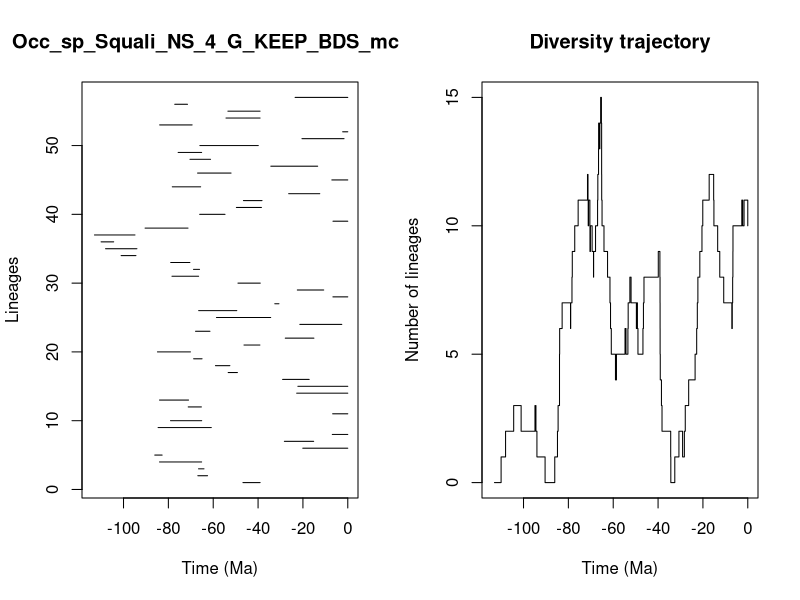

Source code (R):


pdf(file='../Results/Species_NS/5_MA_bins_EXT_EP_FT/pyrate_mcmc_logs/Occ_sp_Squali_NS_4_G_KEEP_BDS_mcmc_LTT.pdf',width=0.6*20, height=0.6*10)
title = "Occ_sp_Squali_NS_4_G_KEEP_BDS_mcmc"
ts=c(46.74669692775352, 66.86153331094786,66.54761382005717,83.94982211280761,86.06544054612958,20.065095064697545,28.275977263089118,6.909567181773321,84.5752872799243,79.0413153118699,6.74342948643265,71.1509819437691,83.95138310162969,22.78539099558712,22.248375108997404,29.067070522400005,53.3335387820522,59.00053048113791,68.73282273269487,84.86137308595293,46.282511552150424,27.874718223547244,67.88406609984862,21.38235086275713,58.5549343877074,66.4923162961695,32.54531976486285,6.63255989242952,22.498540450206075,48.96849549844736,78.39286164531576,68.78793203341745,78.95390269789749,101.06649038172418,108.0025131130983,109.99522026562497,112.95267821253815,90.38236300250473,6.60142871499972,66.03998164074876,49.673643437001616,46.526215507462304,26.354655443307305,78.25244370822709,7.112189129490566,66.9750247063108,34.315030183238065,70.36489119644293,75.63968736740206,65.95578018639759,20.430322947162033,2.2816825583050853,83.88290045780238,54.30472637956544,53.45175934363999,77.15912449784727,23.490847329178102)
te=c(39.08723579744584, 62.52746869996513,64.11849671905019,65.16617425573932,82.78155632374107,0.0,15.211845982852383,0.0,60.86113064680476,65.13659629455492,0.0,65.26476626970077,71.002731721509,0.0,0.0,17.213943391039926,49.20859079363592,52.576290042638036,64.98043658215003,70.16953197175931,39.18593341318999,15.10020962188881,61.45002471498254,2.6694485802423515,34.37020146970457,49.491056670628716,30.698713236289073,0.0,10.72711436415836,39.021296946613184,66.5082868096093,66.11147892402778,70.40778738772964,94.45904499303535,94.01906811446969,104.38414407786736,94.89192257028215,71.24217447367623,0.0,54.73765422750856,38.495849210134935,38.24161101017571,12.492897491339662,65.605908264879,0.0,52.03939202694373,13.426187711315993,61.199062524188605,65.16523424726219,39.90411392894787,1.6581353729244654,0.0,69.40702612260176,39.099872472484364,39.12008765636662,71.47034608067827,0.0)
div_traj=c(0, 1,2,3,2,3,2,1,0,1,2,3,4,5,6,7,6,7,8,9,10,11,12,11,10,11,10,9,10,9,8,9,10,11,12,13,14,13,14,13,14,15,14,13,12,11,10,9,8,7,6,5,4,5,6,5,6,7,8,7,6,7,6,5,6,7,8,9,8,7,6,5,4,3,2,1,0,1,2,1,2,3,4,5,6,7,8,9,10,11,12,11,10,9,8,7,6,7,8,9,10,11,10,11,10)
time_events=c(112.95267821253815, 109.99522026562497,108.0025131130983,104.38414407786736,101.06649038172418,94.89192257028215,94.45904499303535,94.01906811446969,90.38236300250473,86.06544054612958,84.86137308595293,84.5752872799243,83.95138310162969,83.94982211280761,83.88290045780238,82.78155632374107,79.0413153118699,78.95390269789749,78.39286164531576,78.25244370822709,77.15912449784727,75.63968736740206,71.47034608067827,71.24217447367623,71.1509819437691,71.002731721509,70.40778738772964,70.36489119644293,70.16953197175931,69.40702612260176,68.78793203341745,68.73282273269487,67.88406609984862,66.9750247063108,66.86153331094786,66.54761382005717,66.5082868096093,66.4923162961695,66.11147892402778,66.03998164074876,65.95578018639759,65.605908264879,65.26476626970077,65.16617425573932,65.16523424726219,65.13659629455492,64.98043658215003,64.11849671905019,62.52746869996513,61.45002471498254,61.199062524188605,60.86113064680476,59.00053048113791,58.5549343877074,54.73765422750856,54.30472637956544,53.45175934363999,53.3335387820522,52.576290042638036,52.03939202694373,49.673643437001616,49.491056670628716,49.20859079363592,48.96849549844736,46.74669692775352,46.526215507462304,46.282511552150424,39.90411392894787,39.18593341318999,39.12008765636662,39.099872472484364,39.08723579744584,39.021296946613184,38.495849210134935,38.24161101017571,34.37020146970457,34.315030183238065,32.54531976486285,30.698713236289073,29.067070522400005,28.275977263089118,27.874718223547244,26.354655443307305,23.490847329178102,22.78539099558712,22.498540450206075,22.248375108997404,21.38235086275713,20.430322947162033,20.065095064697545,17.213943391039926,15.211845982852383,15.10020962188881,13.426187711315993,12.492897491339662,10.72711436415836,7.112189129490566,6.909567181773321,6.74342948643265,6.63255989242952,6.60142871499972,2.6694485802423515,2.2816825583050853,1.6581353729244654,0.0)
                par(mfrow=c(1,2))
                L = length(ts)
                plot(ts, 1:L , xlim=c(-max(ts)-1,0), pch=20, type="n", main=title,xlab="Time (Ma)",ylab="Lineages")
                for (i in 1:L){segments(x0=-te[i],y0=i,x1=-ts[i],y1=i)}    
                t = -time_events
                plot(div_traj ~ t,type="s", main = "Diversity trajectory",xlab="Time (Ma)",ylab="Number of lineages",xlim=c(-max(ts)-1,0))
                abline(v=c(65,200,251,367,445),lty=2,col="gray")
                
